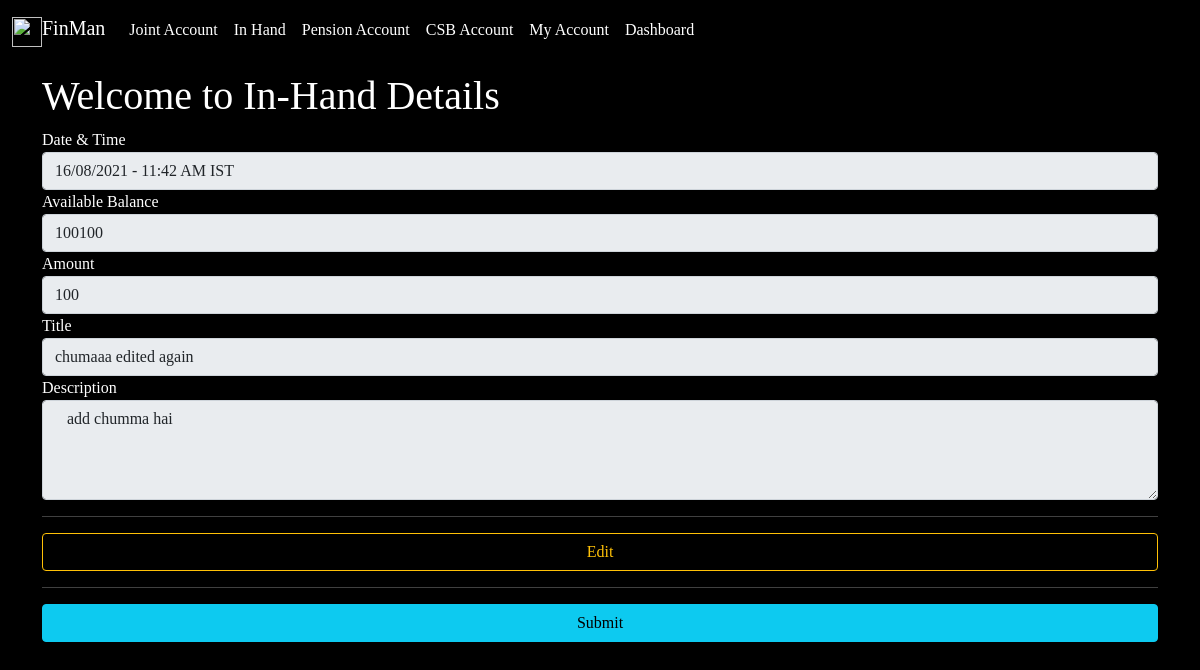
Page /inhanddetails/8 on the committed database.
### FinManApp/models.py (models this page shows, shortened)
class InHandModel(models.Model):
    date_time  = models.CharField(max_length=200 ,null=True)
    available_balance =  models.CharField(max_length=200 ,null=True)
    amount = models.IntegerField(null=True)
    title =  models.CharField(max_length=200 ,null=True)
    description =  models.TextField(null=True)
    month = models.CharField(max_length=200 ,blank=True)
    year = models.CharField(max_length=200 ,blank=True)

### FinManApp/views.py (the view)
# urls.py: path('inhanddetails/<InHandModel_id>', views.inhanddetails, name = 'inhanddetails'),
def inhanddetails(request,InHandModel_id):
    try:
        item = InHandModel.objects.get(pk=InHandModel_id)
        if request.method == 'POST':
            item.amount=request.POST["amount"]
            item.title=request.POST["title"]
            item.description=request.POST["description"]
            item.save()
            all_item=InHandModel.objects.all
            return redirect('inhandstatement')
        else:
            item = InHandModel.objects.get(pk=InHandModel_id)
            return render(request, "inhanddetails.html" ,{'item':item})
    except:
        print(item.amount)
        return redirect('index')

### FinManApp/templates/inhanddetails.html (shortened to what this page needs)
{% extends 'menubar.html' %}
{% block content %}
<br><br><br>
    <h1>Welcome to In-Hand Details</h1>
    <form method="POST">
        <label>Date & Time</label>
        <input id="date_time" name="date_time" type="text" class="form-control" value="{{item.date_time}}" readonly>
        <label>Available Balance</label>
        <input id="available_balance" name="available_balance" type="text" class="form-control" value="{{item.available_balance}}" readonly>
        <label>Amount</label>
        <input id="amount" name="amount" type="number" class="form-control" value="{{item.amount}}" readonly>
        <label>Title</label>
        <input id="title" name="title" type="text" class="form-control" value="{{item.title}}" disabled="true">
        <label>Description</label>
        <textarea id="description" name="description" type="text" class="form-control" disabled="true" style="height: 100px;"> {{item.description}}  </textarea>
    <hr>
    <div class="d-grid gap-2">
        <button type="button" class="btn btn-outline-warning" onclick="enabled()">Edit</button>
    </div>
    <hr>
    <div class="d-grid gap-2">
        <button type="submit" class="btn btn-info" id="but1" name="submit">Submit</button>
    </div>
    <br>
    </form>
{% endblock %}

### FinManApp/templates/menubar.html (style rules this page uses)
body { background: black; }

### rows in the picture
InHandModel: date_time "16/08/2021 - 11:42 AM IST", available_balance "100100", amount "100", title "chumaaa edited again", description "add chumma hai"
